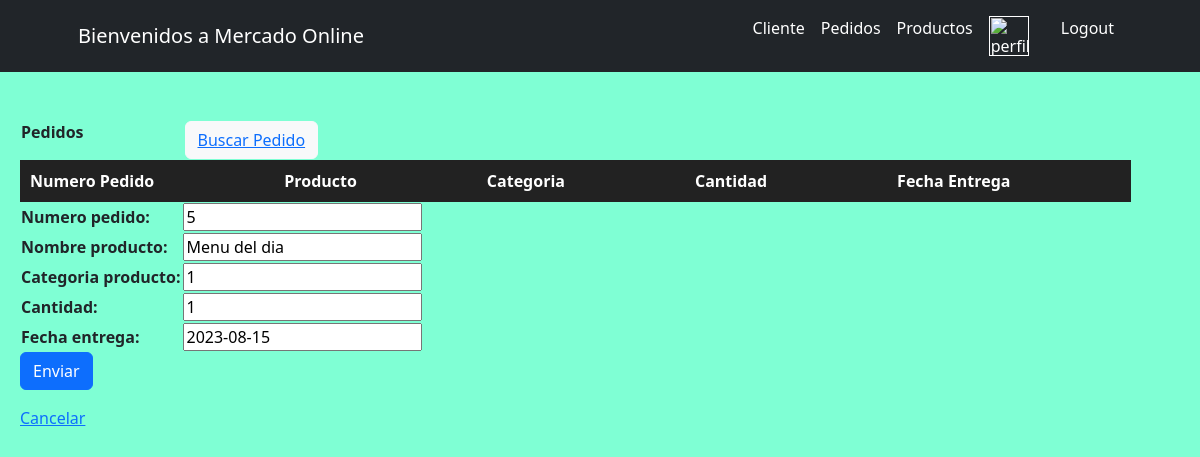
The app's page /MercadoApp/editarPedido/5, older data.
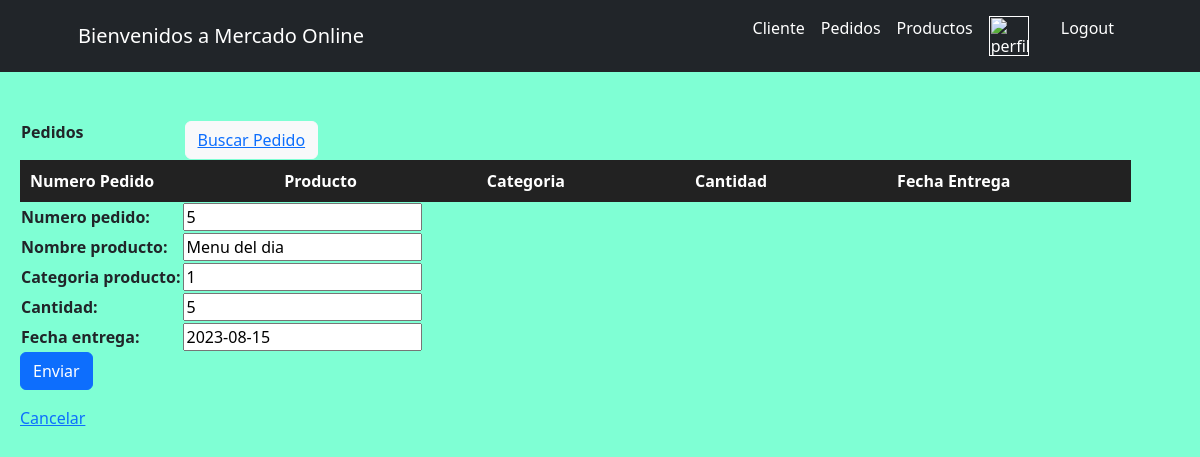
The same page, newer data.
### MercadoApp/models.py (models this page shows)
class Pedidos(models.Model):
    numero_pedido = models.IntegerField()
    nombre_producto = models.CharField(max_length=50)
    categoria_producto = models.CharField(max_length=50)
    cantidad = models.IntegerField()
    fecha_entrega = models.DateField()

### MercadoApp/views.py (the view)
# urls.py: path("editarPedido/<numero_pedido>", editarPedido, name="editarPedido"),
def editarPedido(request, numero_pedido):
    avatar = getavatar(request)
    pedido = get_object_or_404(Pedidos,numero_pedido=numero_pedido)#Pedidos.objects.get(numero_pedido= numero_pedido)
    if request.method == "POST" :#validar si es un pedido valido
        miFormulario = formPedidoFormulario(request.POST)
        if miFormulario.is_valid():
            data = miFormulario.cleaned_data
            pedido.numero_pedido = data["numero_pedido"]
            pedido.nombre_producto = data["nombre_producto"]
            pedido.categoria_producto = data["categoria_producto"]
            pedido.cantidad = data["cantidad"]
            pedido.fecha_entrega = data["fecha_entrega"]
            pedido.save()
            return redirect('Pedidos')
    else:
        miFormulario = formPedidoFormulario(initial={"numero_pedido":pedido.numero_pedido, "nombre_producto": pedido.nombre_producto, "categoria_producto": pedido.categoria_producto, "cantidad":pedido.cantidad, "fecha_entrega": pedido.fecha_entrega})
    return render(request, "MercadoApp/editarPedido.html", {"miFormulario":miFormulario, "pedido":numero_pedido, "avatar":avatar})

### MercadoApp/forms.py
class formPedidoFormulario(forms.Form):
    numero_pedido = forms.IntegerField()
    nombre_producto = forms.CharField()
    categoria_producto = forms.CharField()
    cantidad = forms.IntegerField()
    fecha_entrega = forms.DateField()

### MercadoApp/views.py (called while the page is built)
def getavatar(request):
    avatar = Avatar.objects.filter(user=request.user.id) #filter, va a buscar algo especifico, va a traer el avatar que le pertenece a ese usuario
    try:
        avatar= avatar[0].image.url # y lo trae como imagen y lo guarda en una variable
    except:
        avatar = None
    return avatar

### MercadoApp/templates/MercadoApp/editarPedido.html (shortened to what this page needs)
<div>
    {% extends "MercadoApp/Pedidos.html" %}
    {% load static %}
        {% block pedidosFormulario %}
        <form action="" method="post"> {% csrf_token %}
            <table>
                {{ miFormulario.as_table }}
            </table>
            <input class="btn btn-primary" type="submit" value="Enviar">
        </form>
        <a href="{% url 'Pedidos' %}">Cancelar</a>
        {% endblock %}

Row changes from the older to the newer data that the page shows:
changed Pedidos "Menu del dia": cantidad "1" → "5"
